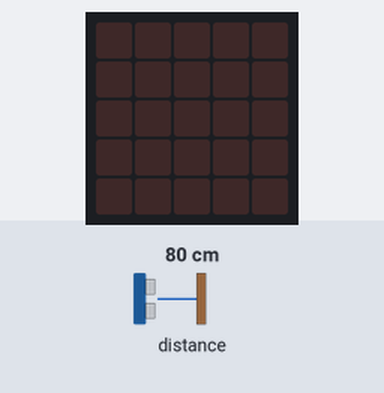
Bench run of a program on a simulated BBC micro:bit (MakeCode). Parts: the board's 5×5 LED display. Inputs (shaded band) come from the test bench; at power-on: distance to the obstacle 80 cm.

Above: at 1.2 s.
1.3 s: distance to the obstacle set to 2 cm
At 2.0 s:
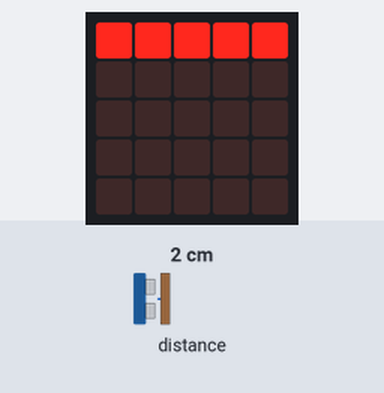
2.8 s: distance to the obstacle set to 4 cm
At 3.9 s:
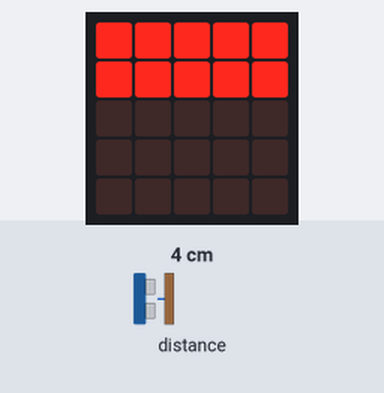
4.4 s: distance to the obstacle set to 9 cm
At 5.8 s:
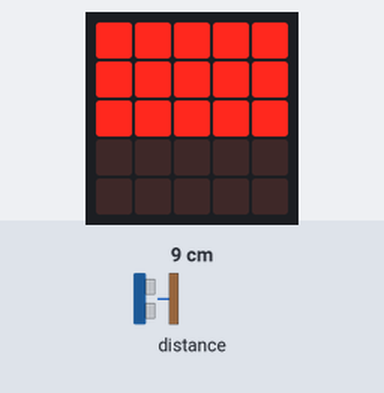
6.1 s: distance to the obstacle set to 18 cm
At 7.5 s:
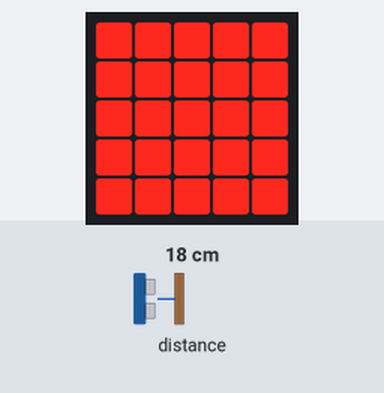
7.8 s: distance to the obstacle set to 13 cm
At 8.5 s:
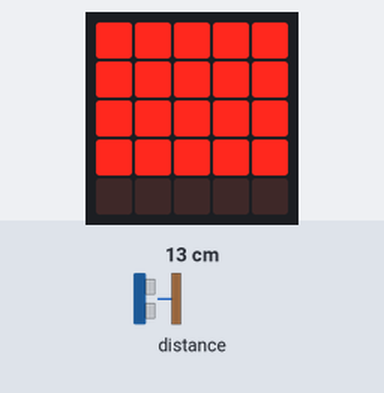
9.5 s: distance to the obstacle set to 5 cm
At 10.5 s:
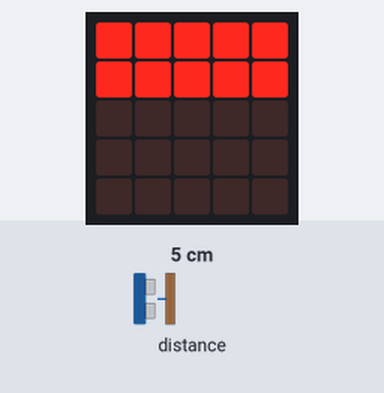
Timing chart, 0 to 12.2 s (numbered marks = the images above; inputs shaded):
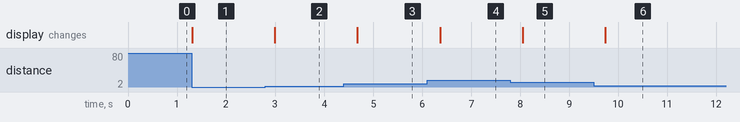

Measured:
- after the input at 1.3 s, the display: changes at once (image 1)
- after the input at 2.8 s, the display: changes after 0.20 s (image 2)
- after the input at 4.4 s, the display: changes after 0.28 s (image 3)
- after the input at 6.1 s, the display: changes after 0.27 s (image 4)
- after the input at 7.8 s, the display: changes after 0.25 s (image 5)
- after the input at 9.5 s, the display: changes after 0.24 s (image 6)

The program:

main.ts
```typescript
let Distance = 0
basic.forever(function () {
    Distance = sonar.ping(
    DigitalPin.P0,
    DigitalPin.P1,
    PingUnit.Centimeters
    )
    if (Distance < 4) {
        basic.showLeds(`
            # # # # #
            . . . . .
            . . . . .
            . . . . .
            . . . . .
            `)
    } else if (Distance < 8) {
        basic.showLeds(`
            # # # # #
            # # # # #
            . . . . .
            . . . . .
            . . . . .
            `)
    } else if (Distance < 12) {
        basic.showLeds(`
            # # # # #
            # # # # #
            # # # # #
            . . . . .
            . . . . .
            `)
    } else if (Distance < 16) {
        basic.showLeds(`
            # # # # #
            # # # # #
            # # # # #
            # # # # #
            . . . . .
            `)
    } else if (Distance < 20) {
        basic.showLeds(`
            # # # # #
            # # # # #
            # # # # #
            # # # # #
            # # # # #
            `)
    } else {

    }
})
```

test.ts
```typescript
// les tests vont ici ; cela ne sera pas compilé si ce paquet est utilisé en tant qu'extension.
```
